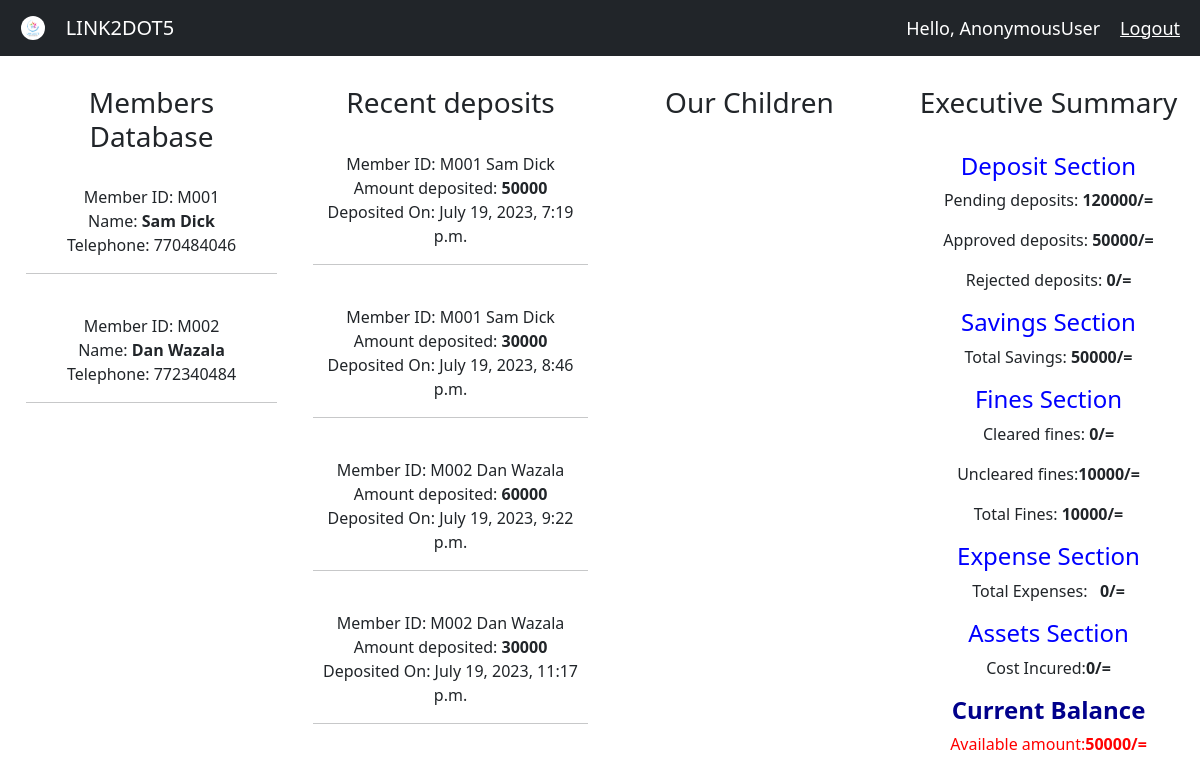
The page /report/ on the database its author committed.
### link2dot5_app/models.py (models this page shows, shortened)
class Member(models.Model):
    sex_choices = (("Male","male"), ("Female","Female"))
    status_choices = (("Married","Married"),("Single","Single"),
                        ("Windowed","Windowed"),("Divorsed","Divorsed"))
    member_id =models.CharField(max_length=10, primary_key=True )
    full_name = models.CharField(max_length=200, null=False)
    nin = models.CharField(max_length=100)
    occupation=models.CharField(max_length=500)
    sex = models.CharField(max_length=10,choices = sex_choices)
    marital_status = models.CharField(max_length=30, choices=status_choices)
    email = models.EmailField(max_length=100)
    telephone = models.PositiveIntegerField()
    date_of_birth = models.DateField(validators=[MaxValueValidator(datetime.date.today)])
    current_address = models.CharField(max_length=300)
    home_address = models.CharField(max_length=300)
    Registered_date = models.DateTimeField(auto_now_add=True)
    def __str__(self):
        return self.member_id + " " +self.full_name

class Deposit(models.Model):
    status_choices =(("pending","pending"),("Approved","Approved"),
                        ("Rejeted","Rejected"))
    purpose_choices = (("January","January"),("February","February"),("March","March"),
    				("April","April"),("May","May"),("June","June"),("July","July"),
    				("August","August"),("September","September"),("October","October"),
    				("November","November"),("December","December"))
    member = models.ForeignKey(Member, on_delete=models.CASCADE)
    amount = models.PositiveIntegerField()
    purpose = models.CharField(max_length=200, null=False, choices = purpose_choices)
    year = models.PositiveIntegerField()
    deposited_by = models.CharField(max_length=50,null=False)
    transaction_id = models.CharField(max_length=50,null=False)
    status = models.CharField(max_length=200, null=False, choices = status_choices, default="pending")
    date_created = models.DateTimeField(auto_now_add=True)
    receipt = models.ImageField(upload_to='deposits/%Y/%m/%d',blank=True)

### link2dot5_app/views.py (the view)
# urls.py: path('report/',views.report,name='report'),
def report(request):
    all_members = Member.objects.all()
    all_deposits = Deposit.objects.all()
    all_children = ChildrenDetail.objects.all()
    number_of_members = Member.objects.all().aggregate(Count('member_id'))
    sum_all = Deposit.objects.all().aggregate(Sum('amount'))
    pending_deposits = Deposit.objects.filter(status="pending").aggregate(models.Sum('amount'))['amount__sum'] or 0
    approved_deposits = Deposit.objects.filter(status="Approved").aggregate(models.Sum('amount'))['amount__sum'] or 0
    rejected_deposits = Deposit.objects.filter(status="rejected").aggregate(models.Sum('amount'))['amount__sum'] or 0
    cursor = connection.cursor()
    cursor.execute('select sum(amount) from link2dot5_app_fine union select sum(amount) from link2dot5_app_deposit')
    f = cursor.fetchone()
    fines_uncleared = Fine.objects.filter(status="unpaid").aggregate(models.Sum('amount'))['amount__sum'] or 0
    fines_cleared = FinePayment.objects.aggregate(models.Sum('amount'))['amount__sum'] or 0
    fines_total = fines_cleared + fines_uncleared
    savings_total = approved_deposits
    total_expenses = Expense.objects.aggregate(models.Sum('amount'))['amount__sum'] or 0
    asset_cost = Asset.objects.aggregate(models.Sum('purchase_amount'))['purchase_amount__sum'] or 0
    otherincome = OtherIncome.objects.aggregate(models.Sum('amount'))['amount__sum'] or 0
    grand_total = fines_cleared + savings_total + otherincome - total_expenses - asset_cost
    context = {
                'all': all_members,
                'all_d':all_deposits,
                'all_c':all_children,
                'total':sum_all,
                'f':f,
                'grand_total':grand_total,
                'fines_total':fines_total,
                'savings_total':savings_total,
                'pending_deposits': pending_deposits,
                'approved_deposits':approved_deposits,
                'rejected_deposits':rejected_deposits,
                'fines_uncleared': fines_uncleared,
                'fines_cleared':fines_cleared,
                'total_expenses':total_expenses,
                'asset_cost':asset_cost,
                }
    return render(request,'members/report.html', context)

### link2dot5_app/templates/members/report.html (shortened to what this page needs)
{% extends 'members/main.html' %}
{% load static %}
{% block content %}
    <link rel="stylesheet" href="{% static 'css/main.css' %}"><br>
    <link href="https://cdn.jsdelivr.net/npm/bootstrap@5.3.0/dist/css/bootstrap.min.css" rel="stylesheet">
    <section class="">
        <div class="row">
             <div class = "col-md-3 text-center">
                <div class="container">
                    <h3 id="header-h2">Members Database</h3>
                    {% for item in all %}<br>
                    Member ID: {{item.member_id}}<br>
                    Name: <strong>{{item.full_name}} </strong><br>
                    Telephone: {{item.telephone}}
                    <hr>
                    {% endfor %}
                </div>
            </div>
            <div class = "col-md-3 text-center">
                <h3 id="header-h2"> Recent deposits </h3>
                {% for item in all_d %}<br>
                Member ID: {{item.member}}<br>
                Amount deposited: <strong>{{item.amount}} </strong><br>
                Deposited On: {{item.date_created}}
                <hr>
                {% endfor %}
            </div>
            <div class = "col-md-3 text-center">
                <h3 id="header-h2">Our Children </h3>
            </div>
            <div class = "col-md-3 text-center">
                <h3 id="header-h2">Executive Summary </h3><br>
                <h4 style="color: blue;">Deposit Section</h4>
                <p>Pending deposits:<strong> {{pending_deposits}}/=</strong></p>
                <p>Approved deposits:<strong> {{approved_deposits}}/=</strong></p>
                <p>Rejected deposits:<strong> {{rejected_deposits}}/=</strong></p>
                <h4 style="color: blue;">Savings Section</h4>
                <p>Total Savings:<strong> {{savings_total}}/=</strong> </p>
                <h4 style="color: blue;">Fines Section</h4>
                <p>Cleared fines:<strong> {{fines_cleared}}/=</strong></p>
                <p>Uncleared fines:<strong>{{fines_uncleared}}/=</strong></p>
                <p>Total Fines:<strong> {{fines_total}}/=</strong> </p>
                <h4 style="color: blue;">Expense Section</h4>
                <p>Total Expenses:&nbsp &nbsp<strong>{{total_expenses}}/=</strong></p>
                <h4 style="color: blue;">Assets Section</h4>
                <p>Cost Incured:<strong>{{asset_cost}}/=</strong></p>
                <h4 style="color: darkblue;"><strong>Current Balance</strong></h4>
                <p style="color: red;">Available amount:<strong>{{grand_total}}/=</strong></p>
            </div>
    </div>
</section>
{% endblock content %}

### link2dot5_app/templates/members/main.html (shortened to what this page needs)
{% load static %}
<!DOCTYPE html>
<html>
<head>
    <link rel="stylesheet" href="https://stackpath.bootstrapcdn.com/bootstrap/4.3.1/css/bootstrap.min.css"
>
    <link rel="stylesheet" type="text/css" href="{% static 'css/main.css' %}">
</head>
<body>
    <br><br>
    {% include 'members/navbar.html' %}
    {% block content %}
    {%endblock%}
</body>
</html>

### link2dot5_app/templates/members/navbar.html (shortened to what this page needs)
{% load static %}
<nav class="navbar fixed-top navbar-expand-lg navbar-dark bg-dark">
     &nbsp; &nbsp; &nbsp;<img src="{% static 'images/LINK2DOT5.png' %}" style="width: 2vw; border-radius: 50%;"> &nbsp; &nbsp; &nbsp;
    <a class="navbar-brand" href="#">LINK2DOT5</a>
    <span class="hello-msg">Hello, {{request.user}} </span>
    <span><a class="hello-msg" href="{% url 'logout' %}">Logout</a></span>
</nav>

### link2dot5_app/static/css/main.css (style rules this page uses)
body { background-color: #ebeff5; }
.row { padding: 14px; }

### link2dot5_app/templates/members/navbar.html (style rules this page uses)
.hello-msg { font-size: 18px; color: #fff; margin-right: 20px; }

### rows shown on the page
Member: member_id "M001", full_name "Sam Dick", telephone "770484046"
Member: member_id "M002", full_name "Dan Wazala", telephone "772340484"
Deposit: member "M001 Sam Dick", amount "50000", date_created "July 19, 2023, 7:19 p.m."
Deposit: member "M001 Sam Dick", amount "30000", date_created "July 19, 2023, 8:46 p.m."
Deposit: member "M002 Dan Wazala", amount "60000", date_created "July 19, 2023, 9:22 p.m."
Deposit: member "M002 Dan Wazala", amount "30000", date_created "July 19, 2023, 11:17 p.m."

### other values the page prints
{{ request.user }} "AnonymousUser"
{{ pending_deposits }} "120000"
{{ approved_deposits }} "50000"
{{ rejected_deposits }} "0"
{{ savings_total }} "50000"
{{ fines_cleared }} "0"
{{ fines_uncleared }} "10000"
{{ fines_total }} "10000"
{{ total_expenses }} "0"
{{ asset_cost }} "0"
{{ grand_total }} "50000"
